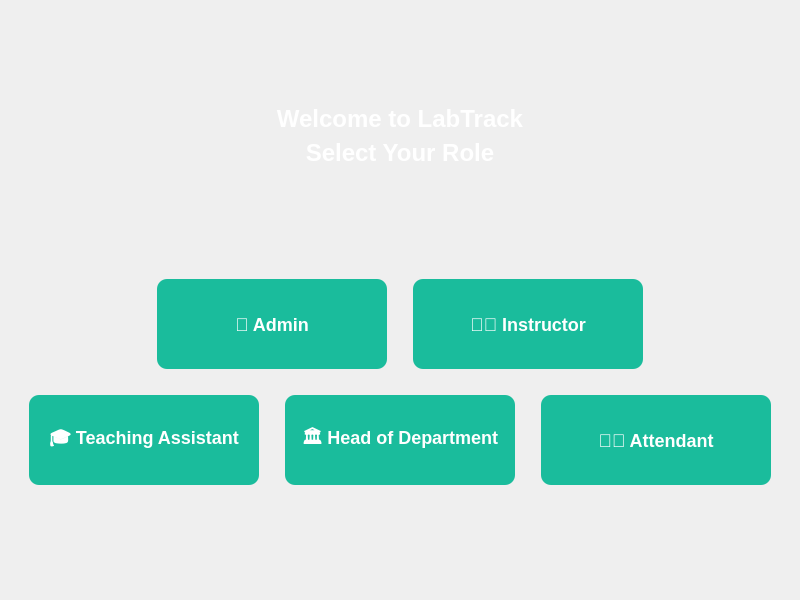
<?xml version="1.0" encoding="UTF-8"?>
<ui version="4.0">
 <class>RoleSelectionWindow</class>
 <widget class="QMainWindow" name="RoleSelectionWindow">
  <property name="geometry">
   <rect>
    <x>0</x>
    <y>0</y>
    <width>800</width>
    <height>600</height>
   </rect>
  </property>
  <property name="windowTitle">
   <string>LabTrack - Role Selection</string>
  </property>
  <property name="styleSheet">
   <string notr="true">
    QMainWindow {
        background: qlineargradient(
            x1:0, y1:0, x2:1, y2:1,
            stop:0 #138A7D,
            stop:1 #1F2D3D
        );
        font-family: "Segoe UI";
        color: white;
    }

    QLabel {
        font-size: 24px;
        font-weight: bold;
        color: white;
    }

    QPushButton {
        background-color: #1ABC9C;
        color: white;
        font-size: 18px;
        font-weight: 600;
        border-radius: 10px;
        padding: 15px;
        margin: 10px;
        min-width: 200px;
        min-height: 60px;
    }

    QPushButton:hover {
        background-color: #16A085;
    }

    QPushButton:pressed {
        background-color: #13856E;
    }
   </string>
  </property>
  <widget class="QWidget" name="centralWidget">
   <layout class="QVBoxLayout" name="verticalLayout">
    <item>
     <spacer name="verticalSpacer">
      <property name="orientation">
       <enum>Qt::Vertical</enum>
      </property>
      <property name="sizeHint" stdset="0">
       <size>
        <width>20</width>
        <height>40</height>
       </size>
      </property>
     </spacer>
    </item>
    <item>
     <widget class="QLabel" name="lblTitle">
      <property name="text">
       <string>Welcome to LabTrack</string>
      </property>
      <property name="alignment">
       <set>Qt::AlignCenter</set>
      </property>
     </widget>
    </item>
    <item>
     <widget class="QLabel" name="lblSubtitle">
      <property name="text">
       <string>Select Your Role</string>
      </property>
      <property name="alignment">
       <set>Qt::AlignCenter</set>
      </property>
     </widget>
    </item>
    <item>
     <spacer name="verticalSpacer_2">
      <property name="orientation">
       <enum>Qt::Vertical</enum>
      </property>
      <property name="sizeHint" stdset="0">
       <size>
        <width>20</width>
        <height>40</height>
       </size>
      </property>
     </spacer>
    </item>
    <item>
     <layout class="QHBoxLayout" name="horizontalLayout">
      <item>
       <spacer name="horizontalSpacer">
        <property name="orientation">
         <enum>Qt::Horizontal</enum>
        </property>
        <property name="sizeHint" stdset="0">
         <size>
          <width>40</width>
          <height>20</height>
         </size>
        </property>
       </spacer>
      </item>
      <item>
       <widget class="QPushButton" name="btnAdmin">
        <property name="text">
         <string>👑 Admin</string>
        </property>
       </widget>
      </item>
      <item>
       <widget class="QPushButton" name="btnInstructor">
        <property name="text">
         <string>👨‍🏫 Instructor</string>
        </property>
       </widget>
      </item>
      <item>
       <spacer name="horizontalSpacer_2">
        <property name="orientation">
         <enum>Qt::Horizontal</enum>
        </property>
        <property name="sizeHint" stdset="0">
         <size>
          <width>40</width>
          <height>20</height>
         </size>
        </property>
       </spacer>
      </item>
     </layout>
    </item>
    <item>
     <layout class="QHBoxLayout" name="horizontalLayout_2">
      <item>
       <spacer name="horizontalSpacer_3">
        <property name="orientation">
         <enum>Qt::Horizontal</enum>
        </property>
        <property name="sizeHint" stdset="0">
         <size>
          <width>40</width>
          <height>20</height>
         </size>
        </property>
       </spacer>
      </item>
      <item>
       <widget class="QPushButton" name="btnTA">
        <property name="text">
         <string>🎓 Teaching Assistant</string>
        </property>
       </widget>
      </item>
      <item>
       <widget class="QPushButton" name="btnHOD">
        <property name="text">
         <string>🏛️ Head of Department</string>
        </property>
       </widget>
      </item>
      <item>
       <widget class="QPushButton" name="btnAttendant">
        <property name="text">
         <string>🧑‍💼 Attendant</string>
        </property>
       </widget>
      </item>
      <item>
       <spacer name="horizontalSpacer_4">
        <property name="orientation">
         <enum>Qt::Horizontal</enum>
        </property>
        <property name="sizeHint" stdset="0">
         <size>
          <width>40</width>
          <height>20</height>
         </size>
        </property>
       </spacer>
      </item>
     </layout>
    </item>
    <item>
     <spacer name="verticalSpacer_3">
      <property name="orientation">
       <enum>Qt::Vertical</enum>
      </property>
      <property name="sizeHint" stdset="0">
       <size>
        <width>20</width>
        <height>40</height>
       </size>
      </property>
     </spacer>
    </item>
   </layout>
  </widget>
 </widget>
 <resources/>
 <connections/>
</ui>
